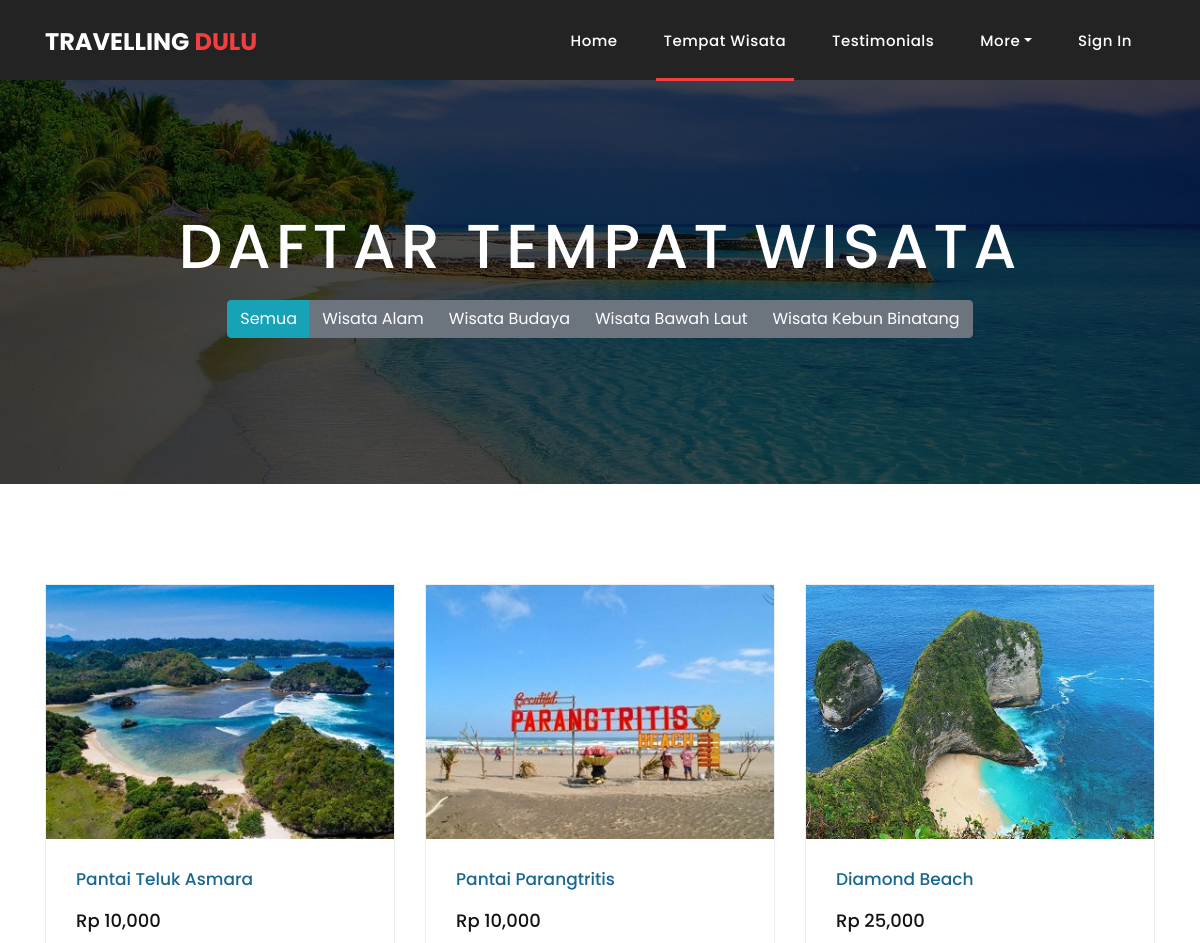
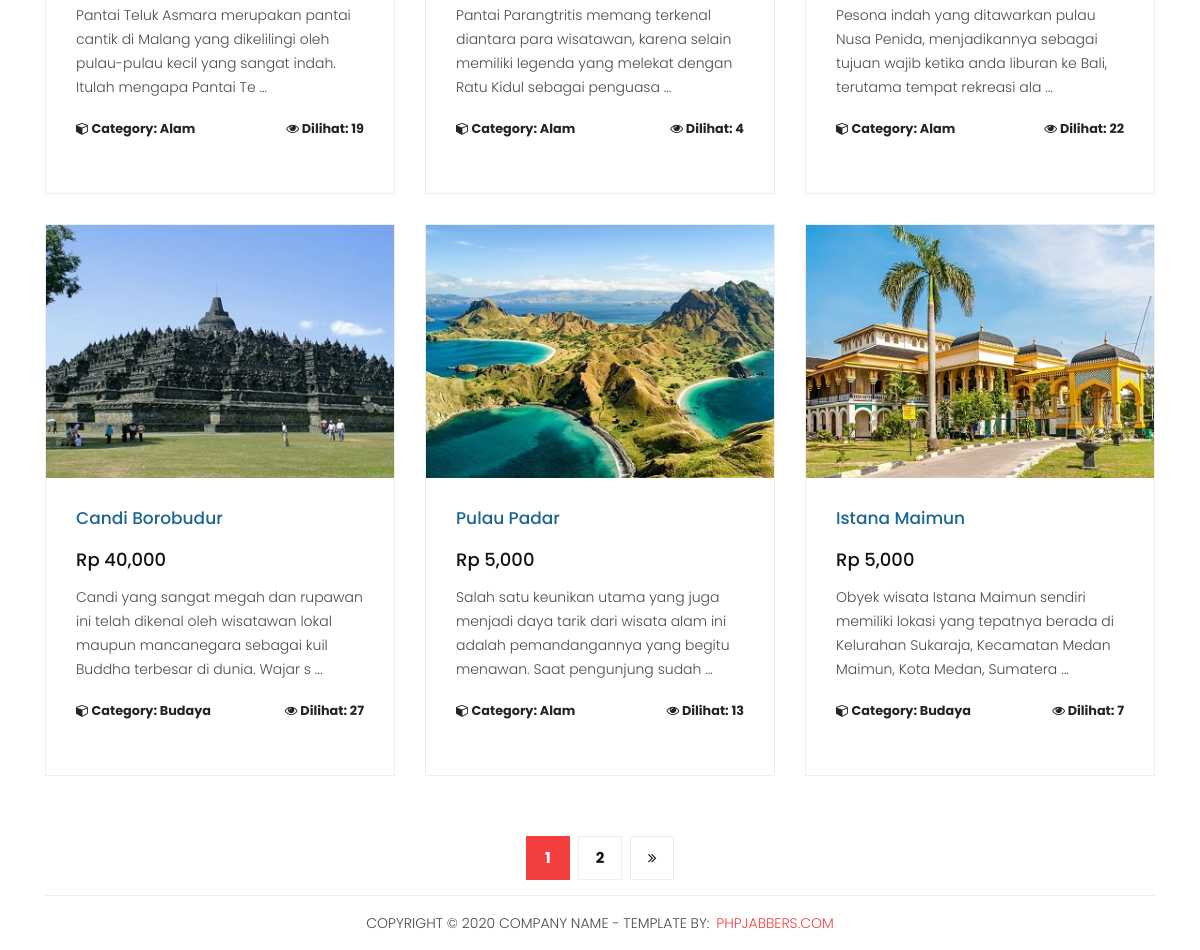
The app's page /tempat_wisata.php with its own data (2 pictures, top to bottom).
### tables this page shows
CREATE TABLE `wisata` (
  `id_wisata` int(11) NOT NULL,
  `nama_tempat` varchar(32) NOT NULL,
  `id_kategori` int(11) NOT NULL,
  `lokasi` varchar(32) NOT NULL,
  `fasilitas` text NOT NULL,
  `htm` int(11) NOT NULL,
  `deskripsi` longtext NOT NULL,
  `foto_1` varchar(32) NOT NULL,
  `foto_2` varchar(32) NOT NULL,
  `foto_3` varchar(32) NOT NULL,
  `foto_4` varchar(32) NOT NULL,
  `view` int(11) NOT NULL
);

CREATE TABLE `kategori` (
  `id_kategori` int(11) NOT NULL,
  `nama_kategori` varchar(32) NOT NULL,
  `foto_kategori` varchar(32) NOT NULL
);

### tempat_wisata.php (the view, shortened to what this page needs)
<?php
include "connection.php";
if (!isset($_SESSION['email_user'])) {
  $loginButton = '<li class="nav-item"><a class="nav-link" href="login.php">Sign In</a></li>';
} else {
  $loginButton = '';
  $signupButton = '';
  $userGreeting = '<li class="nav-item"><a class="nav-link" href="profil_user.php?id=' . $_SESSION['id_user'] . '">Hello, ' . $_SESSION['nama_user'] . '</a></li>';
  $logoutButton = '<li class="nav-item"><a class="nav-link" href="backend/logout.php">Logout</a></li>';
}
$JumlahDataPerPage = 6;
$JumlahData = mysqli_num_rows(mysqli_query($connection, "SELECT * FROM wisata"));
$JumlahHalaman = ceil($JumlahData / $JumlahDataPerPage);
$HalamanActive = (isset($_GET["page"])) ? $_GET["page"] : 1;
$AwalData = ($JumlahDataPerPage * $HalamanActive) - $JumlahDataPerPage;
$travels = mysqli_query($connection, "SELECT * FROM wisata JOIN kategori ON wisata.id_kategori = kategori.id_kategori LIMIT $AwalData, $JumlahDataPerPage");
?>
<!DOCTYPE html>
<html lang="en">
<head>
  <link href="vendor/bootstrap/css/bootstrap.min.css" rel="stylesheet">
  <link rel="stylesheet" href="assets/css/fontawesome.css">
  <link rel="stylesheet" href="assets/css/style.css">
  <link rel="stylesheet" href="assets/css/owl.css">
</head>
<body>
  <header class="">
    <nav class="navbar navbar-expand-lg">
      <div class="container">
        <a class="navbar-brand" href="index.php">
          <h2>Travelling <em>Dulu</em></h2>
        </a>
        <div class="collapse navbar-collapse" id="navbarResponsive">
          <ul class="navbar-nav ml-auto">
            <li class="nav-item">
              <a class="nav-link" href="index.php">Home
              </a>
            </li>
            <li class="nav-item active"><a class="nav-link" href="tempat_wisata.php">Tempat Wisata</a></li>
            <li class="nav-item"><a class="nav-link" href="testimonials.php">Testimonials</a></li>
            <li class="nav-item dropdown">
              <a class="nav-link dropdown-toggle" data-toggle="dropdown" href="#" role="button" aria-haspopup="true" aria-expanded="false">More</a>
            </li>
            <?php echo $loginButton; ?>
          </ul>
        </div>
      </div>
    </nav>
  </header>
  <div class="page-heading about-heading header-text" style="background-image: url(assets/images/heading-6-1920x500.jpg);">
    <div class="container">
      <div class="row">
        <div class="col-md-12">
          <div class="text-content">
            <h2>Daftar Tempat Wisata</h2>
            <div class="btn-group py-3">
              <a href="tempat_wisata.php" class="btn btn-info">Semua</a>
              <a href="wisata_alam.php" class="btn btn-secondary">Wisata Alam</a>
              <a href="wisata_budaya.php" class="btn btn-secondary">Wisata Budaya</a>
              <a href="wisata_bawah_laut.php" class="btn btn-secondary">Wisata Bawah Laut</a>
              <a href="wisata_zoo.php" class="btn btn-secondary">Wisata Kebun Binatang</a>
            </div>
          </div>
        </div>
      </div>
    </div>
  </div>
  <div class="products">
    <div class="container">
      <div class="row justify-content">
        <?php
        if (mysqli_num_rows($travels) > 0) {
          foreach ($travels as $travel) {
        ?>
            <div class="col-md-4">
              <div class="product-item">
                <a href="tempat_wisata_detail.php?id=<?php echo $travel['id_wisata'] ?>"><img src="assets/images/wisata/<?php echo $travel['foto_1']; ?>" alt=""></a>
                <div class="down-content">
                  <a href="tempat_wisata_detail.php?id=<?php echo $travel['id_wisata'] ?>">
                    <h4><?php echo $travel['nama_tempat']; ?></h4>
                  </a>
                  <h6>Rp <?php echo number_format($travel['htm']); ?></h6>
                  <p><?php echo substr_replace($travel['deskripsi'], " ... ", 140); ?></p>
                  <small class="d-flex justify-content-between mb-4">
                    <strong title="Nights"><i class="fa fa-cube"></i> Category: <?php echo $travel['nama_kategori']; ?></strong>
                    <strong title="Nights"><i class="fa fa-eye"></i> Dilihat: <?php echo $travel['view'] ?></strong>
                  </small>
                </div>
              </div>
            </div>
          <?php } ?>
        <?php } ?>
        <div class="col-md-12">
          <ul class="pages">
            <?php for($i = 1; $i <= $JumlahHalaman; $i++) { ?>
              <?php if( $i == $HalamanActive) { ?>
                <li class="active"><a href="?page=<?= $i; ?>"> <?= $i; ?></a></li>
              <?php } else { ?>
                <li><a href="?page=<?= $i; ?>"> <?= $i; ?></a></li>
              <?php } ?>
            <?php } ?>
            <?php if($HalamanActive < $JumlahHalaman) { ?>
              <li><a href="?page=<?= $HalamanActive + 1; ?>"><i class="fa fa-angle-double-right"></i></a></li>
            <?php } ?>
          </ul>
        </div>
      </div>
    </div>
  </div>
  <footer>
    <div class="container">
      <div class="row">
        <div class="col-md-12">
          <div class="inner-content">
            <p>Copyright © 2020 Company Name - Template by: <a href="https://www.phpjabbers.com/">PHPJabbers.com</a></p>
          </div>
        </div>
      </div>
    </div>
  </footer>
</body>
</html>

### assets/css/style.css (style rules this page uses)
body { font-family: 'Poppins', sans-serif; overflow-x: hidden; text-rendering: optimizeLegibility; -webkit-font-smoothing: antialiased; -moz-osx-font-smoothing: grayscale; }
p { margin-bottom: 0px; font-size: 14px; font-weight: 300; color: #4a4a4a; line-height: 24px; }
a { text-decoration: none !important; }
ul { padding: 0; margin: 0; list-style: none; }
h1, h2, h3, h4, h5, h6 { margin: 0px; }
.page-heading { padding: 210px 0px 130px 0px; text-align: center; background-position: center center; background-repeat: no-repeat; background-size: cover; }
.page-heading .text-content h2 { color: #fff; font-size: 62px; text-transform: uppercase; letter-spacing: 5px; }
header { position: absolute; z-index: 99999; width: 100%; height: 80px; background-color: #232323; -webkit-transition: all 0.3s ease-in-out 0s; -moz-transition: all 0.3s ease-in-out 0s; -o-transition: all 0.3s ease-in-out 0s; transition: all 0.3s ease-in-out 0s; }
header .navbar { padding: 17px 0px; }
.navbar .navbar-brand { float: left; margin-top: -12px; outline: none; }
.navbar .navbar-brand h2 { color: #fff; text-transform: uppercase; font-size: 24px; font-weight: 700; -webkit-transition: all .3s ease 0s; -moz-transition: all .3s ease 0s; -o-transition: all .3s ease 0s; transition: all .3s ease 0s; }
.navbar .navbar-brand h2 em { font-style: normal; color: #f33f3f; }
#navbarResponsive { z-index: 999; }
.navbar-collapse { text-align: center; }
.navbar .navbar-nav .nav-item { margin: 0px 15px; }
.navbar .navbar-nav a.nav-link { text-transform: capitalize; font-size: 15px; font-weight: 500; letter-spacing: 0.5px; color: #fff; transition: all 0.5s; margin-top: 5px; }
.navbar .navbar-nav .nav-link:hover, .navbar .navbar-nav .active>.nav-link, .navbar .navbar-nav .nav-link.active, .navbar .navbar-nav .nav-link.show, .navbar .navbar-nav .show>.nav-link { color: #fff; padding-bottom: 25px; border-bottom: 3px solid #f33f3f; }
.product-item { border: 1px solid #eee; margin-bottom: 30px; }
.product-item .down-content { padding: 30px; position: relative; }
.product-item img { width: 100%; overflow: hidden; }
.product-item .down-content h4 { font-size: 17px; color: #1a6692; margin-bottom: 20px; }
.product-item .down-content h6 { font-size: 18px; margin-bottom: 15px; color: #121212; }
.product-item .down-content p { margin-bottom: 20px; }
footer { text-align: center; }
footer .inner-content { border-top: 1px solid #eee; margin-top: 15px; padding: 15px 0px; }
footer .inner-content p { text-transform: uppercase; }
footer .inner-content p a { color: #f33f3f; margin-left: 3px; }
.products { margin-top: 100px; }
.page-heading { position: relative; }
.page-heading:before { content: ''; position: absolute; top: 0; left: 0; bottom: 0; right: 0; background-color: rgba(0, 0, 0, .7); }
.page-heading .container { position: relative; z-index: 2; }
.products ul.pages { margin-top: 30px; text-align: center; }
.products ul.pages li { display: inline-block; margin: 0px 2px; }
.products ul.pages li a { width: 44px; height: 44px; display: inline-block; line-height: 42px; border: 1px solid #eee; font-size: 15px; font-weight: 700; color: #121212; transition: all .3s; }
.products ul.pages li a:hover, .products ul.pages li.active a { background-color: #f33f3f; border-color: #f33f3f; color: #fff; }

### records on screen
wisata: foto_1 (picture), nama_tempat "Pantai Teluk Asmara", htm "10,000", deskripsi "Pantai Teluk Asmara merupakan pantai cantik di Malang yang dikelilingi oleh pulau-pulau kecil yang sangat indah. Itulah mengapa Pantai Te ...", id_kategori.nama_kategori "Alam", view "19"
wisata: foto_1 (picture), nama_tempat "Pantai Parangtritis", htm "10,000", deskripsi "Pantai Parangtritis memang terkenal diantara para wisatawan, karena selain memiliki legenda yang melekat dengan Ratu Kidul sebagai penguasa ...", id_kategori.nama_kategori "Alam", view "4"
wisata: foto_1 (picture), nama_tempat "Diamond Beach", htm "25,000", deskripsi "Pesona indah yang ditawarkan pulau Nusa Penida, menjadikannya sebagai tujuan wajib ketika anda liburan ke Bali, terutama tempat rekreasi ala ...", id_kategori.nama_kategori "Alam", view "22"
wisata: foto_1 (picture), nama_tempat "Candi Borobudur", htm "40,000", deskripsi "Candi yang sangat megah dan rupawan ini telah dikenal oleh wisatawan lokal maupun mancanegara sebagai kuil Buddha terbesar di dunia. Wajar s ...", id_kategori.nama_kategori "Budaya", view "27"
wisata: foto_1 (picture), nama_tempat "Pulau Padar", htm "5,000", deskripsi "Salah satu keunikan utama yang juga menjadi daya tarik dari wisata alam ini adalah pemandangannya yang begitu menawan. Saat pengunjung sudah ...", id_kategori.nama_kategori "Alam", view "13"
wisata: foto_1 (picture), nama_tempat "Istana Maimun", htm "5,000", deskripsi "Obyek wisata Istana Maimun sendiri memiliki lokasi yang tepatnya berada di Kelurahan Sukaraja, Kecamatan Medan Maimun, Kota Medan, Sumatera ...", id_kategori.nama_kategori "Budaya", view "7"
